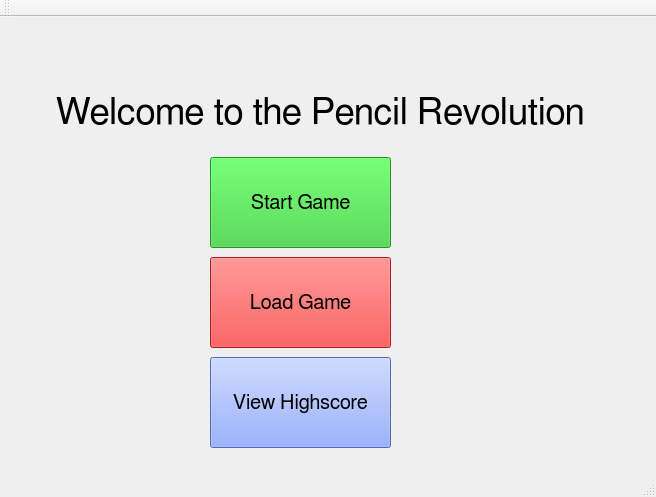
<?xml version="1.0" encoding="UTF-8"?>
<ui version="4.0">
 <class>WelcomeWindow</class>
 <widget class="QMainWindow" name="WelcomeWindow">
  <property name="geometry">
   <rect>
    <x>0</x>
    <y>0</y>
    <width>656</width>
    <height>497</height>
   </rect>
  </property>
  <property name="windowTitle">
   <string>WelcomeWindow</string>
  </property>
  <property name="styleSheet">
   <string notr="true"/>
  </property>
  <widget class="QWidget" name="centralWidget">
   <widget class="QPushButton" name="start_game">
    <property name="geometry">
     <rect>
      <x>210</x>
      <y>140</y>
      <width>181</width>
      <height>91</height>
     </rect>
    </property>
    <property name="font">
     <font>
      <family>FreeSans</family>
      <pointsize>15</pointsize>
      <weight>50</weight>
      <bold>false</bold>
     </font>
    </property>
    <property name="styleSheet">
     <string notr="true">background-color: rgb(50,205,50);</string>
    </property>
    <property name="text">
     <string>Start Game</string>
    </property>
   </widget>
   <widget class="QPushButton" name="resume_game">
    <property name="geometry">
     <rect>
      <x>210</x>
      <y>240</y>
      <width>181</width>
      <height>91</height>
     </rect>
    </property>
    <property name="font">
     <font>
      <family>FreeSans</family>
      <pointsize>15</pointsize>
      <weight>50</weight>
      <bold>false</bold>
     </font>
    </property>
    <property name="styleSheet">
     <string notr="true">background-color: rgb(239, 41, 41);</string>
    </property>
    <property name="text">
     <string>Load Game</string>
    </property>
   </widget>
   <widget class="QPushButton" name="get_highscore">
    <property name="geometry">
     <rect>
      <x>210</x>
      <y>340</y>
      <width>181</width>
      <height>91</height>
     </rect>
    </property>
    <property name="font">
     <font>
      <family>FreeSans</family>
      <pointsize>15</pointsize>
      <weight>50</weight>
      <bold>false</bold>
     </font>
    </property>
    <property name="styleSheet">
     <string notr="true">background-color: rgb(118, 149, 252);</string>
    </property>
    <property name="text">
     <string>View Highscore</string>
    </property>
   </widget>
   <widget class="QLabel" name="label">
    <property name="geometry">
     <rect>
      <x>40</x>
      <y>10</y>
      <width>561</width>
      <height>171</height>
     </rect>
    </property>
    <property name="font">
     <font>
      <family>FreeSans</family>
      <pointsize>28</pointsize>
      <weight>50</weight>
      <bold>false</bold>
     </font>
    </property>
    <property name="text">
     <string>Welcome to the Pencil Revolution</string>
    </property>
    <property name="alignment">
     <set>Qt::AlignCenter</set>
    </property>
   </widget>
  </widget>
  <widget class="QMenuBar" name="menuBar">
   <property name="geometry">
    <rect>
     <x>0</x>
     <y>0</y>
     <width>656</width>
     <height>22</height>
    </rect>
   </property>
  </widget>
  <widget class="QToolBar" name="mainToolBar">
   <attribute name="toolBarArea">
    <enum>TopToolBarArea</enum>
   </attribute>
   <attribute name="toolBarBreak">
    <bool>false</bool>
   </attribute>
  </widget>
  <widget class="QStatusBar" name="statusBar"/>
 </widget>
 <layoutdefault spacing="6" margin="11"/>
 <resources/>
 <connections/>
</ui>
